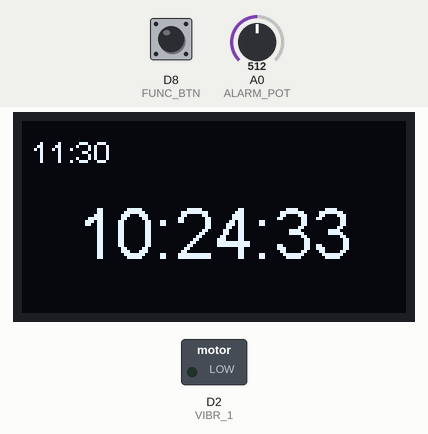
A program run on a simulated ESP8266 (NodeMCU). Shown: 128×64 one-colour display, switched loads named in the program (green lamp = pin HIGH). The test bench sets the inputs (shaded band); at power-on: D8 (FUNC_BTN) LOW, A0 (ALARM_POT) = 512. WiFi joins after 1.5 s; servers stay silent unless stated; the local clock reads 2024-03-15 10:24:30 at power-on unless the program sets it; what the program prints to the serial monitor is not drawn.

Above: at 4.5 s.
4.6 s: D8 (FUNC_BTN) pulled HIGH for 0.6 s
At 6.1 s:
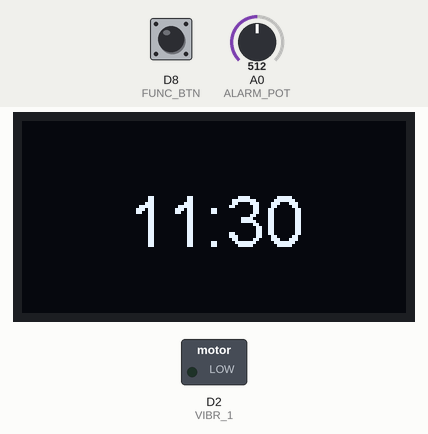
6.7 s: A0 (ALARM_POT) set to 716
At 7.6 s:
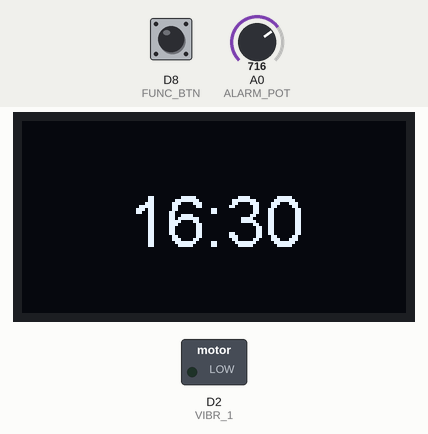
8.3 s: D8 (FUNC_BTN) pulled HIGH for 1 s
At 8.58 s:
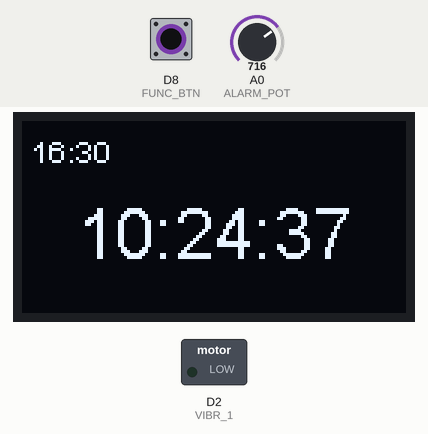
10.8 s: A0 (ALARM_POT) set to 900
At 11.8 s:
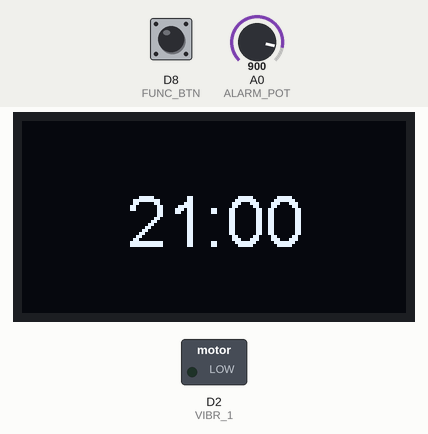
12.3 s: A0 (ALARM_POT) set to 1023
At 13.0 s:
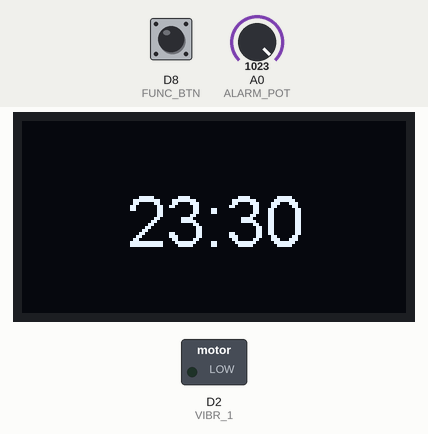
Timing chart, 0 to 14.8 s (numbered marks = the images above; inputs shaded):
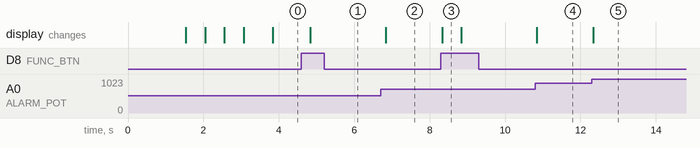

The program:

main.cpp
```cpp
#include <Arduino.h>
#include <ESP8266WiFi.h>
#include <SSD1306Wire.h>
#include <Timezone.h>
#include <WiFiClientSecure.h>
#include <Wire.h>

#include "secrets.h"
#include "icons.h"
#include "simpleNtp.hpp"

// Pins
const uint8_t DSPLY_SDA = D3;
const uint8_t DSPLY_SCL = D4;
const uint8_t VIBR_1    = D2;
const uint8_t EN_SWITCH = D7;
const uint8_t FUNC_BTN  = D8;
const uint8_t ALARM_POT = A0;

// Program states
const uint8_t STATE_NORMAL = 0;
const uint8_t STATE_ALARM  = 1;
const uint8_t STATE_EDIT   = 2;

// Type definitions
typedef struct alarm_t{
    uint8_t incPerHour;
    uint16_t val;
    uint16_t step;
    uint8_t hour;
    uint8_t min;
} Alarm_t;

// Misc Config
const char* NTP_SERVER = "time.nist.gov";
const uint32_t WAIT_NTP_REQ = 300000; // every 5 mins NTP sync
const uint16_t WAIT_STATE_CHK = 500;  // check state change every 0.5 secs
TimeChangeRule myDST = {"EDT", Second, Sun, Mar, 2, -240}; // EDT = UTC-4h
TimeChangeRule mySTD = {"EST", First, Sun, Nov, 2, -300};  // EST = UTC-5h
const uint8_t DSPLY_I2C_ADDR = 0x3c;

// Globals
Alarm_t *alarm;
SimpleNTP simpleNtp(NTP_SERVER);
SSD1306Wire display(DSPLY_I2C_ADDR, DSPLY_SDA, DSPLY_SCL);
TimeChangeRule* tcr;
Timezone myTZ(myDST, mySTD);

uint8_t pgmState = STATE_NORMAL;
uint8_t vibrate = 0;
uint32_t unixTime = 0;
ulong previousMillis = 0;
ulong prevNtp = 0;
ulong lastNtpResp = millis();
ulong prevActualTime = 0;


// initialize serial
void initSerial(){
    Serial.begin(115200);
    Serial.println();

    for(uint8_t t = 3; t > 0; t--){
        Serial.printf("WAIT %d...\n", t);
        Serial.flush();
        delay(500);
    }
    Serial.println("\n* * * START * * *");
}

// initialize SSD1306 display
void initDisplay(){
    display.init();
    display.clear();
    display.display();
    // display.flipScreenVertically();
    display.setTextAlignment(TEXT_ALIGN_CENTER);
    display.setContrast(255);
    display.setFont(ArialMT_Plain_10);
}

// connect to WiFi using secrets
void connectWifi(){
    uint32_t counter = 0;
    WiFi.mode(WIFI_STA);
    WiFi.begin(WIFI_SSID, WIFI_PWD);
    Serial.print("Attempting to connect to WiFi");

    while(WiFi.status() != WL_CONNECTED){
        delay(500);
        Serial.print(".");
        display.clear();
        display.drawString(64, 14, "Connecting to WiFi");
        display.drawXbm(46, 30, 8, 8, counter % 3 == 0 ? activeSymbol : inactiveSymbol);
        display.drawXbm(60, 30, 8, 8, counter % 3 == 1 ? activeSymbol : inactiveSymbol);
        display.drawXbm(74, 30, 8, 8, counter % 3 == 2 ? activeSymbol : inactiveSymbol);
        display.display();
        counter++;
    }
    Serial.printf("\nSuccessfully connected to %s as %s\n",
        WiFi.SSID().c_str(), WiFi.localIP().toString().c_str());
}

// round number n to nearest multiple i
int roundToNearest(uint32_t n, uint32_t i){
    uint32_t a = (n / i) * i;
    uint32_t b = a + i;
    return (n - a > b - n) ? b : a;
}

// read analog potentiometer value
void readAlarmPot(){
    alarm->val = roundToNearest(analogRead(ALARM_POT) - alarm->step, alarm->step) / alarm->step;
    uint8_t hour = alarm->val / alarm->incPerHour;
    uint8_t min = (alarm->val % alarm->incPerHour) * (60 / alarm->incPerHour);

    // clamp time 00:00 to 23:30
    if(hour < 0){
        hour = 0;
        min = 0;
    } else if(hour > 23){
        hour = 23;
        min = 60 - (60 / alarm->incPerHour);
    }
    alarm->hour = hour;
    alarm->min = min;
}

void setup(){
    pinMode(VIBR_1, OUTPUT);
    pinMode(EN_SWITCH, INPUT);
    pinMode(FUNC_BTN, INPUT);

    initSerial();
    initDisplay();
    connectWifi();
    delay(250);

    if(simpleNtp.initUDP() != 0){
        ESP.reset(); // UDP init failed, reset ESP module
    }
    simpleNtp.sendPacketNTP();
    display.clear();

    alarm = (Alarm_t *) malloc(sizeof(Alarm_t));
    alarm->incPerHour = 2;
    alarm->step = (uint16_t) round(1000 / (23 * alarm->incPerHour));
    readAlarmPot();
}

// display alarm to screen
void drawAlarm(){
    char buffer[16];
    sprintf(buffer, "%02d:%02d", alarm->hour, alarm->min);

    if(pgmState == STATE_EDIT){
        display.clear();
        display.setFont(ArialMT_Plain_24);
        display.drawString(64, 20, buffer);
        display.display();
    } else {
        display.setFont(ArialMT_Plain_10);
        display.drawString(16, 4, buffer);
    }
}

// request time from NTP and trigger alarm if its time to go to bed
void processTime(ulong currentMillis){
    if(currentMillis - prevNtp > WAIT_NTP_REQ && pgmState == STATE_NORMAL){
        prevNtp = currentMillis;
        simpleNtp.sendPacketNTP();
    }
    uint32_t tempTime = simpleNtp.getUnixTime();

    if(tempTime){
        unixTime = myTZ.toLocal(tempTime, &tcr); // convert unix time to local timezone
        Serial.printf("NTP response:  %d\n", unixTime);
        lastNtpResp = currentMillis;
    } else if((currentMillis - lastNtpResp) > 3600000){
        Serial.println("More than an hour since last NTP request. Rebooting...");
        Serial.flush();
        ESP.reset();
    }
    uint32_t actualTime = unixTime + (currentMillis - lastNtpResp) / 1000;

    if(actualTime != prevActualTime && unixTime != 0){
        char buffer[16];
        uint8_t actualHour = actualTime / 3600 % 24;
        uint8_t actualMin = actualTime / 60 % 60;
        uint8_t actualSec = actualTime % 60;

        // trigger alarm if its time
        if(pgmState == STATE_NORMAL && actualHour == alarm->hour
          && actualMin == alarm->min && actualSec == 0){
            pgmState = STATE_ALARM;
        }
        prevActualTime = actualTime;
        sprintf(buffer, "%02d:%02d:%02d", actualHour, actualMin, actualSec);

        display.clear();
        display.setFont(ArialMT_Plain_24);
        display.drawString(64, 24, buffer);
        drawAlarm();
        display.display();
    }
}

// handle program state change when function button pressed
void funcBtnPressed(){
    if(pgmState == STATE_ALARM){
        pgmState = STATE_NORMAL;
        vibrate = 0;
        digitalWrite(VIBR_1, vibrate);
    } else if(pgmState == STATE_NORMAL){
        pgmState = STATE_EDIT;
    } else if(pgmState == STATE_EDIT){
        pgmState = STATE_NORMAL;
    }
}

// trigger vibration motors and display message
void handleAlarm(){
    vibrate = !vibrate; // toggle vibration every other tick
    digitalWrite(VIBR_1, vibrate);

    display.setFont(ArialMT_Plain_16);
    display.clear();
    display.drawString(64, 14, "GO TO BED!");
    display.display();
}

// perform action(s) based on current state
void performAction(ulong currentMillis){
    if(pgmState == STATE_NORMAL){
        display.displayOn();
        processTime(currentMillis);
    } else if(pgmState == STATE_ALARM){
        handleAlarm();
    } else if(pgmState == STATE_EDIT){
        readAlarmPot();
        drawAlarm();
    }
}

void loop(){
    ulong currentMillis = millis();

    if(currentMillis - previousMillis >= WAIT_STATE_CHK){
        previousMillis = currentMillis;

        // transition to different state if needed
        if(digitalRead(FUNC_BTN)){
            funcBtnPressed();
        }
        performAction(currentMillis);
    }
}
```

icons.h
```cpp
const uint8_t activeSymbol[] PROGMEM = {
    B00000000,
    B00000000,
    B00011000,
    B00100100,
    B01000010,
    B01000010,
    B00100100,
    B00011000
};

const uint8_t inactiveSymbol[] PROGMEM = {
    B00000000,
    B00000000,
    B00000000,
    B00000000,
    B00011000,
    B00011000,
    B00000000,
    B00000000
};
```

simpleNtp.hpp
```cpp
#include <ESP8266WiFi.h>
#include <HardwareSerial.h>
#include <IPAddress.h>
#include <WiFiUdp.h>

#define NTP_PACKET_SIZE  48
#define NTP_UDP          123

class SimpleNTP{

    public:
        SimpleNTP(const char *ntpServerDns);
        ~SimpleNTP();

        uint8_t initUDP();
        uint32_t getUnixTime();
        void sendPacketNTP();

    private:
        WiFiUDP udp;
        uint8_t ntpBuffer[NTP_PACKET_SIZE];
        const char *ntpServerDns;
        IPAddress timeServerIP;
};
```

template_secrets.h
```cpp
/*

Template secrets file

Add WiFi credentials and change the
name of this file to secrets.h

*/

const char *WIFI_SSID = "";
const char *WIFI_PWD  = "";
```

simpleNtp.cpp
```cpp
#include "simpleNtp.hpp"

SimpleNTP::SimpleNTP(const char *ntpServerDns){
    this->ntpServerDns = ntpServerDns;
}

SimpleNTP::~SimpleNTP(){ }

// start listening on a UDP port
uint8_t SimpleNTP::initUDP(){
    Serial.println("Starting UDP.");
    udp.begin(NTP_UDP);
    Serial.printf("Local UDP port: %d\n", udp.localPort());

    // DNS lookup for NTP
    if(!WiFi.hostByName(ntpServerDns, timeServerIP)){
        Serial.println("DNS lookup failed. Rebooting.");
        Serial.flush();
        return -1;
    }
    Serial.printf("Time server IP:  %s\n", timeServerIP.toString().c_str());
    return 0;
}

// get unix time if NTP request completed, else return 0
uint32_t SimpleNTP::getUnixTime(){

    if(udp.parsePacket() == 0){
        return 0; // response not completed yet
    }
    udp.read(ntpBuffer, NTP_PACKET_SIZE);

    // use four timestamp bytes to make a 32-bit int as unix time
    uint32_t ntpTime = (ntpBuffer[40] << 24) | (ntpBuffer[41] << 16)
                     | (ntpBuffer[42] << 8)  | ntpBuffer[43];

    // unix time starts 01-01-1970, also account timezone offset
    return ntpTime - 2208988800UL;
}

// send NTP packet to time server asking for current time
void SimpleNTP::sendPacketNTP(){
    Serial.println("Sending NTP packet...");
    memset(ntpBuffer, 0, NTP_PACKET_SIZE);

    // 48 bytes for request, only need to populate first one.
    ntpBuffer[0] = 0b11100011; // LI, version, mode

    // make request for time
    udp.beginPacket(timeServerIP, NTP_UDP);
    udp.write(ntpBuffer, NTP_PACKET_SIZE);
    udp.endPacket();
}
```

Measured:
- after the input at 6.7 s, the display: changes after 0.14 s (image 2)
- after the input at 8.3 s, the display: changes at once (image 3)
- after the input at 10.8 s, the display: changes at once (image 4)
- after the input at 12.3 s, the display: changes at once (image 5)
- what the display in image 3 shows lasts 0.5 s, from 8.3 s to 8.8 s
